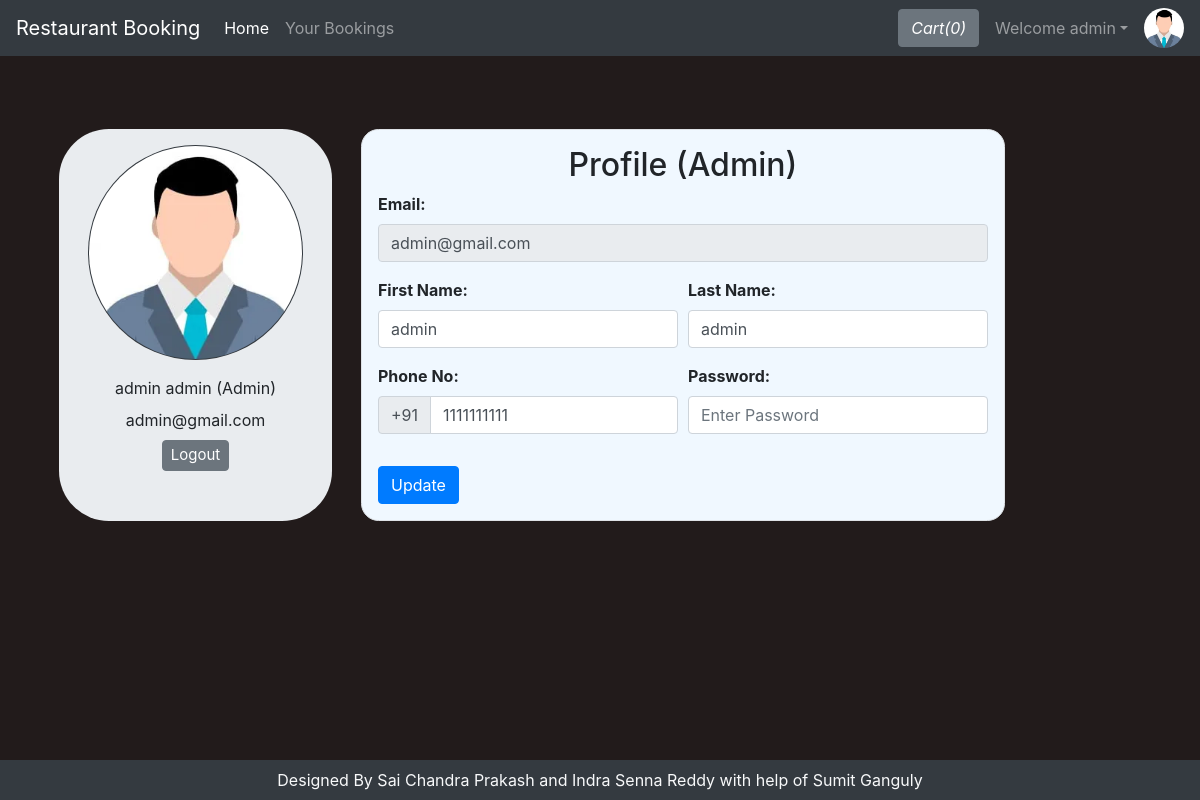
Screenshot of /viewProfile.php (signed in) with the database file from the repository.
### tables this page shows
CREATE TABLE `sitedetail` (
  `tempId` int(11) NOT NULL,
  `systemName` varchar(21) NOT NULL,
  `email` varchar(35) NOT NULL,
  `contact` bigint(21) NOT NULL,
  `address` text NOT NULL
);

CREATE TABLE `users` (
  `id` int(21) NOT NULL,
  `firstName` varchar(21) NOT NULL,
  `lastName` varchar(21) NOT NULL,
  `email` varchar(35) NOT NULL,
  `phone` bigint(20) NOT NULL,
  `userType` enum('0','1') NOT NULL DEFAULT '0' COMMENT '0=user\r\n1=admin',
  `password` varchar(255) NOT NULL
);

### viewProfile.php (the view, shortened to what this page needs)
<!DOCTYPE HTML>
<html lang="en">
<head>
    <link rel="stylesheet" href="https://stackpath.bootstrapcdn.com/bootstrap/4.2.1/css/bootstrap.min.css">
    <link rel="stylesheet" href="https://stackpath.bootstrapcdn.com/bootstrap/4.3.1/css/bootstrap.min.css">
    <link rel="stylesheet" href="https://use.fontawesome.com/releases/v5.7.2/css/all.css">
</head>
<body>
    <?php include 'partials/_dbconnect.php';?>
    <?php require 'partials/_nav.php' ?>
    <?php
        if($loggedin) {
    ?>
    <div class="container">
        <?php
            $sql = "SELECT * FROM users WHERE id='$userId'";
            $result = mysqli_query($conn, $sql);
            $row=mysqli_fetch_assoc($result);
            $firstName = $row['firstName'];
            $lastName = $row['lastName'];
            $email = $row['email'];
            $phone = $row['phone'];
            $userType = $row['userType'];
            if($userType == 0) {
                $userType = "User";
            }
            else {
                $userType = "Admin";
            }
        ?>
        <div class="row">
            <div class="jumbotron p-3 mb-3" style="display: flex;justify-content: center;width: 28%;border-radius: 50px;margin: 0 auto;">
                <div class="user-info">
                    <img class="rounded-circle mb-3 bg-dark" src="img/person-<?php echo $userId; ?>.jpg" onError="this.src = 'img/profilePic.jpg'" style="width:215px;height:215px;padding:1px;">
                    <ul class="meta list list-unstyled" style="text-align:center;">
                        <li class="name"><?php echo $firstName." ".$lastName; ?>
                            <label class="label label-info">(<?php echo $userType ?>)</label>
                        </li>
                        <li class="email"><?php echo $email ?></li>
                        <li class="my-2"><a href="partials/_logout.php"><button class="btn btn-secondary" style="font-size: 15px;padding: 3px 8px;">Logout</button></a></li>
                    </ul>
                </div>
            </div>
            <div class="content-panel mb-3" style="display: flex;justify-content: center;">
                <div class="border p-3" style="border: 2px solid rgba(0, 0, 0, 0.1);border-radius: 1.1rem;background-color: aliceblue;">
                    <h2 class="title text-center">Profile<span class="pro-label label label-warning"> (<?php echo $userType ?>)</span></h2>
                    <form action="partials/_manageProfile.php" method="post">
                        <div class="form-group">
                            <b><label for="email">Email:</label></b>
                            <input class="form-control" id="username" name="username" type="text" disabled value="<?php echo $email ?>">
                        </div>
                        <div class="form-row">
                        <div class="form-group col-md-6">
                            <b><label for="firstName">First Name:</label></b>
                            <input type="text" class="form-control" id="firstName" name="firstName" placeholder="First Name" required value="<?php echo $firstName ?>">
                        </div>
                        <div class="form-group col-md-6">
                            <b><label for="lastName">Last Name:</label></b>
                            <input type="text" class="form-control" id="lastName" name="lastName" placeholder="Last name" required value="<?php echo $lastName ?>">
                        </div>
                        </div>
                        <div class="form-row">
                            <div class="form-group  col-md-6">
                                <b><label for="phone">Phone No:</label></b>
                                <div class="input-group mb-3">
                                    <div class="input-group-prepend">
                                        <span class="input-group-text" id="basic-addon">+91</span>
                                    </div>
                                    <input type="tel" class="form-control" id="phone" name="phone" placeholder="Enter Your Phone Number" required pattern="[0-9]{10}" maxlength="10" value="<?php echo $phone ?>">
                                </div>
                            </div>
                            <div class="form-group  col-md-6">
                                <b><label for="password">Password:</label></b>
                                <input class="form-control" id="password" name="password" placeholder="Enter Password" type="password" required minlength="4" maxlength="21" data-toggle="password">
                            </div>
                        </div>
                        <button type="submit" name="updateProfileDetail" class="btn btn-primary">Update</button>
                    </form>
                </div>
            </div>
        </div>
    </div>
    <?php
        }
    ?>
    <?php require 'partials/_footer.php' ?>
</body>
</html>

### partials/_nav.php (shortened to what this page needs)
<?php
if(isset($_SESSION['loggedin']) && $_SESSION['loggedin']==true){
  $loggedin= true;
  $userId = $_SESSION['userId'];
  $firstname = $_SESSION['firstname'];
}
else{
  $loggedin = false;
  $userId = 0;
}
$sql = "SELECT * FROM `sitedetail`";
$result = mysqli_query($conn, $sql);
$row = mysqli_fetch_assoc($result);
$systemName = $row['systemName'];
echo '<nav class="navbar navbar-expand-lg navbar-dark bg-dark">
      <a class="navbar-brand" href="index.php">'.$systemName.'</a>
      <button class="navbar-toggler" type="button" data-toggle="collapse" data-target="#navbarSupportedContent" aria-controls="navbarSupportedContent" aria-expanded="false" aria-label="Toggle navigation">
        <span class="navbar-toggler-icon"></span>
      </button>
      <div class="collapse navbar-collapse" id="navbarSupportedContent">
        <ul class="navbar-nav mr-auto">
          <li class="nav-item active">
            <a class="nav-link" href="index.php">Home <span class="sr-only">(current)</span></a>
          </li>';
            echo '
          <li class="nav-item">
            <a class="nav-link" href="viewBooking.php">Your Bookings</a>
          </li>
        </ul>';
          $countsql = "SELECT SUM(`itemQuantity`) FROM `viewcart` WHERE `userId`=$userId";
          $countresult = mysqli_query($conn, $countsql);
          $countrow = mysqli_fetch_assoc($countresult);
          $count = $countrow['SUM(`itemQuantity`)'];
          if(!$count) {
            $count = 0;
          }
          echo '<a href="viewCart.php"><button type="button" class="btn btn-secondary mx-2" title="MyCart">
            <i class="bi bi-cart">Cart(' .$count. ')</i>
          </button></a>';
        if($loggedin){
          echo '<ul class="navbar-nav mr-2">
            <li class="nav-item dropdown">
              <a class="nav-link dropdown-toggle" href="#" id="navbarDropdown" role="button" data-toggle="dropdown"> Welcome ' .$firstname. '</a>
              <div class="dropdown-menu" aria-labelledby="navbarDropdown">
                <a class="dropdown-item" href="partials/_logout.php">Logout</a>
              </div>
            </li>
          </ul>
          <div class="text-center image-size-small position-relative">
            <a href="viewProfile.php"><img src="img/person-' .$userId. '.jpg" class="rounded-circle" onError="this.src = \'img/profilePic.jpg\'" style="width:40px; height:40px"></a>
          </div>';
        }
        else {
          echo '
          <button type="button" class="btn btn-success mx-2"  data-toggle="modal" data-target="#loginModal">Login</button>
          <button type="button" class="btn btn-success mx-2"  data-toggle="modal" data-target="#signupModal">SignUp</button>';
        }
  echo '</div>
    </nav>';
?>

### viewProfile.php (style rules this page uses)
body { background-color: #221b1b; }
.row { margin-right: 150px; margin-top: 73px; }

### rows the page displays
sitedetail: systemName "Restaurant Booking"
users: firstName "admin", lastName "admin", userType "Admin", email "admin@gmail.com", username "admin@gmail.com", phone "1111111111"

### other values shown
$count "0"
$firstname "admin"
